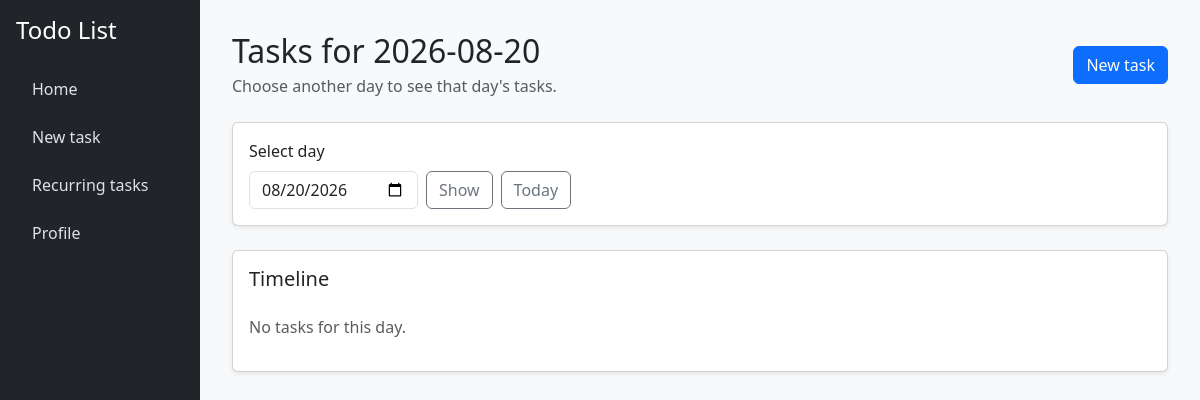
Before: / (signed in) with the older database file.
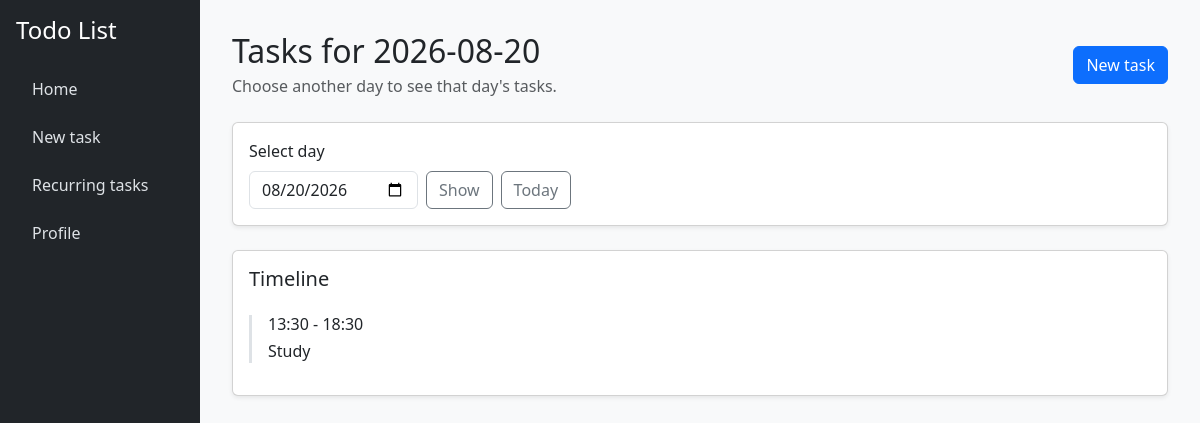
After: the same page with the newer database file.
### tables this page shows
CREATE TABLE recurrent_tasks (
    id INTEGER PRIMARY KEY AUTOINCREMENT,
    user_id INTEGER NOT NULL,
    title TEXT NOT NULL,
    description TEXT,
    start_time TEXT NOT NULL,
    end_time TEXT NOT NULL,
    recurrency TEXT NOT NULL,
    days TEXT NOT NULL
);

### app.py (the view, shortened to what this page needs)
@app.route("/", methods=["GET", "POST"])
@login_required
def index():
    selected_date = request.args.get("date")
    if not selected_date:
        selected_date = datetime.now()
    else:
        selected_date = datetime.strptime(selected_date, "%Y-%m-%d")
    selected_date = selected_date.replace(hour=0, minute=0, second=0, microsecond=0)
    registered_tasks = db.execute(
        "SELECT id, title, description, start_time, end_time FROM registered_tasks WHERE user_id = ? AND start_time >= ? AND end_time <= ? ORDER BY start_time ASC",
        session["user_id"],
        selected_date,
        selected_date + timedelta(days=1),
    )
    recurrent_tasks = db.execute(
        "SELECT id, title, description, start_time, end_time, recurrency, days FROM recurrent_tasks WHERE user_id = ? AND " \
        "(recurrency = 'daily' OR (recurrency = 'weekly' AND days LIKE ?) OR (recurrency = 'monthly' AND days LIKE ?)) ORDER BY start_time ASC",
        session["user_id"],
        f"%{selected_date.strftime('%A')}%",
        f"%{selected_date.day}%"
    )
    tasks = []
    for task in recurrent_tasks:
        tasks.append({
            "id": task["id"],
            "title": task["title"],
            "description": task["description"],
            "start_time": selected_date.strftime("%Y-%m-%d") + " " + task["start_time"],
            "end_time": selected_date.strftime("%Y-%m-%d") + " " + task["end_time"],
            "recurrency": task["recurrency"],
            "days": task["days"]
        })
    for task in tasks:
        task["start_time"] = datetime.strptime(task["start_time"], "%Y-%m-%d %H:%M")
        task["start_time"] = task["start_time"].strftime("%H:%M")
        task["end_time"] = datetime.strptime(task["end_time"], "%Y-%m-%d %H:%M")
        task["end_time"] = task["end_time"].strftime("%H:%M")
    tasks.sort(key=lambda x: x["start_time"])
    selected_task_id = request.args.get("task")
    selected_task = None
    recurrent = False
    selected_date = selected_date.strftime("%Y-%m-%d")
    if request.method == "GET":
        return render_template(
            "index.html",
            tasks=tasks,
            selected_date=selected_date,
            selected_task=selected_task,
            error=request.args.get("error"),
            recurrent=recurrent,
        )

### app.py (called while the page is built)
@app.after_request
def after_request(response):
    response.headers["Cache-Control"] = "no-cache, no-store, must-revalidate"
    response.headers["Expires"] = 0
    response.headers["Pragma"] = "no-cache"
    return response

### helpers.py (called while the page is built)
def login_required(f):
    @wraps(f)
    def decorated_function(*args, **kwargs):
        if session.get("user_id") is None:
            return redirect("/login")
        return f(*args, **kwargs)
    return decorated_function

### templates/index.html (shortened to what this page needs)
{% extends "layout.html" %}
{% block content %}
<div class="d-flex justify-content-between align-items-center mb-4">
    <div>
        <h2 class="mb-1">Tasks for {{ selected_date }}</h2>
        <p class="text-muted mb-0">Choose another day to see that day's tasks.</p>
    </div>
    <a href="{{ url_for('new_task') }}" class="btn btn-primary">New task</a>
</div>
<div class="card shadow-sm mb-4">
    <div class="card-body">
        <form method="get" class="d-flex gap-2 align-items-end">
            <div>
                <label for="date" class="form-label">Select day</label>
                <input type="date" class="form-control" id="date" name="date" value="{{ selected_date }}">
            </div>
            <button type="submit" class="btn btn-outline-secondary">Show</button>
            <a href="{{ url_for('index') }}" class="btn btn-outline-secondary">Today</a>
        </form>
    </div>
</div>
<div class="card shadow-sm">
    <div class="card-body">
        <h5 class="card-title">Timeline</h5>
        <div class="mt-4">
            {% for task in tasks %}
                <form action="/" method="GET" class="border-start border-3 ps-3 mb-3">
                    <button type="submit" style="background: none; border: none; padding: 0; color: inherit; cursor: pointer; text-align: left; width: 100%;">
                        <h6 class="mb-1">{{ task.start_time }} - {{ task.end_time }}</h6>
                        <p class="mb-0">{{ task.title }}</p>
                    </button>
                </form>
            {% else %}
                <p class="text-muted">No tasks for this day.</p>
            {% endfor %}
        </div>
    </div>
</div>
{% endblock %}

Changed rows visible on the page:
added recurrent_tasks: start_time "13:30", end_time "18:30", title "Study"
Other visible differences:
text no longer shown: "No tasks for this day."
